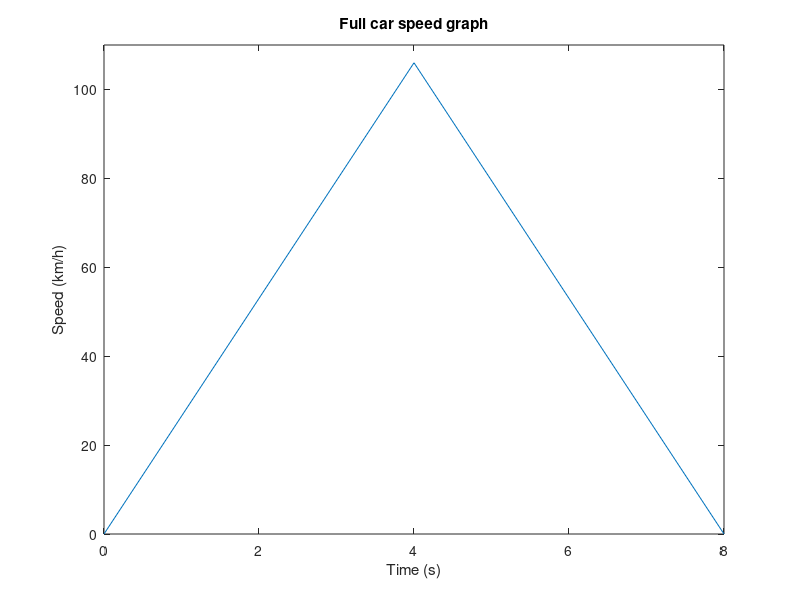

This figure's MATLAB source: (Note: this script raises an error after producing the figure.)
%% Full Car
% Car speed
time_car = [0, 4, 8];

car_max_speed = 106;
car_speed = [0, car_max_speed, 0];

figure
plot(time_car, car_speed)
ylim([0 110])
xlabel('Time (s)')
ylabel('Speed (km/h)')
title('Full car speed graph')
r = car_speed / 3.6;
yyaxis right
plot(time_car, r)
ylabel("Speed (m/s)");

% Car torque
time_car = [0, 4, 4, 8, 8];

car_max_torque = 474.858;
car_inverse_torque = -474.858;
car_torque = [car_max_torque, car_max_torque, car_inverse_torque, car_inverse_torque, 0];
figure
plot(time_car, car_torque)
ylim([-600 600])
xlabel('Time (s)')
ylabel('Torque (Nm)')
title('Full car torque graph')

% Car power
time_car = [0, 4, 4, 8];

car_max_power = 69.967;
car_inverse_power = -69.967;
car_power = [0, car_max_power, car_inverse_power, 0];
figure
plot(time_car, car_power)
xlabel('Time (s)')
ylabel('Power (kw)')
title('Full car power graph')

%% Wheel
% Wheel torque
time_car = [0, 4, 4, 8, 8];

wheel_max_torque = 118.715;
wheel_inverse_torque = -118.715;
wheel_torque = [wheel_max_torque, wheel_max_torque, wheel_inverse_torque, wheel_inverse_torque, 0];
figure
plot(time_car, wheel_torque)
xlabel('Time (s)')
ylabel('Torque (Nm)')
title('Wheel torque graph')

% Wheel power
time_car = [0, 4, 4, 8];

wheel_max_power = 17.5;
wheel_inverse_power = -17.5;
wheel_power = [0, wheel_max_power, wheel_inverse_power, 0];
figure
plot(time_car, wheel_power)
xlabel('Time (s)')
ylabel('Power (kw)')
title('Wheel power graph')

%% Motor

% Motor speed
time_car = [0, 4, 8];

car_max_speed = 102.14;
car_speed = [0, car_max_speed, 0];

figure
plot(time_car, car_speed)
ylim([0 110])
xlabel('Time (s)')
ylabel('Speed (km/h)')
title('Motor speed graph')
r = car_speed / 3.6;
yyaxis right
plot(time_car, r)
ylabel("Speed (m/s)");


% Motor torque
time_car = [0, 4, 4, 8, 8];

% From the data sheet
motor_max_torque = 626.9;
motor_inverse_torque = -626.9;
motor_torque = [motor_max_torque, motor_max_torque, motor_inverse_torque, motor_inverse_torque, 0];
figure
plot(time_car, motor_torque)
xlabel('Time (s)')
ylabel('Torque (Nm)')
title('Motor datasheet torque graph')

time_car = [0, 4, 4, 8, 8];

% From calculations
motor_max_torque = 534.217;
motor_inverse_torque = -534.217;
motor_torque = [motor_max_torque, motor_max_torque, motor_inverse_torque, motor_inverse_torque, 0];
figure
plot(time_car, motor_torque)
xlabel('Time (s)')
ylabel('Torque (Nm)')
title('Motor theoratical torque graph')
%ylim([-600 600])

% Motor power
time_car = [0, 4, 4, 8];

motor_max_power = 17.5;
motor_inverse_power = -17.5;
motor_power = [0, motor_max_power, motor_inverse_power, 0];
figure
plot(time_car, motor_power)
xlabel('Time (s)')
ylabel('Power (kw)')
title('Motor power graph')
